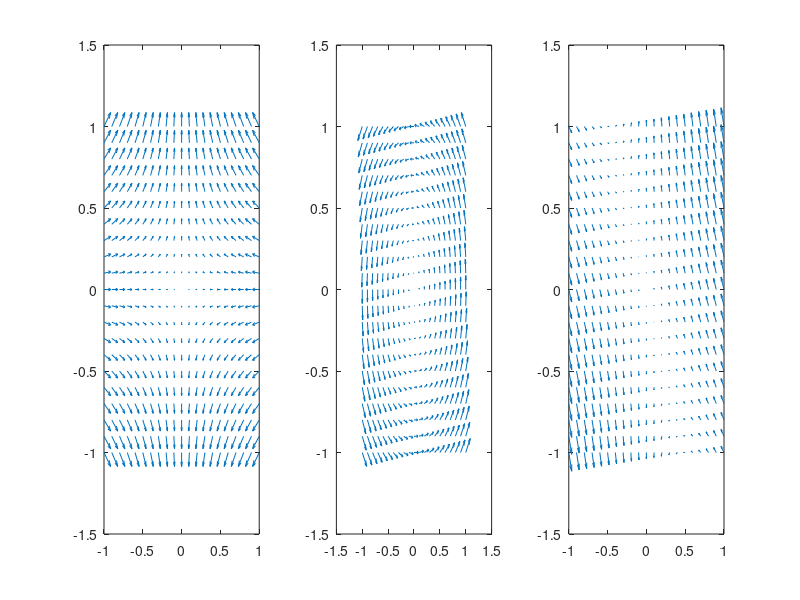

Recreate this plot in MATLAB.
%% Aufgabe A1.0
% Bereich und Schrittweite setzen
X = -1:0.1:1;
Y = -1:0.1:1;

% Meshgrid erstellen
[x y] = meshgrid(X,Y);

% Gleichungen des Systems formulieren
dx = -2 * x + 2 * y;
dy = 3 * x - 4 * y;

% Plotten des Richtungsfeldes mit quiver
quiver(x ,y, dx, dy);

%% Aufgabe A1.1a
% Bereich und Schrittweite setzen
X = -1:0.1:1;
Y = -1:0.1:1;

% Meshgrid erstellen
[x y] = meshgrid(X,Y);

% Gleichungen der Systeme formulieren
dxa = -2 * x;
dya =  2 * y;

dxb = -1 * y;
dyb =  1 * x;

dxc = -2 * x;
dyc = 4 * x + 2 * y;

% Plotten der Richtungsfelder mit quiver
subplot(131);
quiver(x ,y, dxa, dya);
subplot(132);
quiver(x ,y, dxb, dyb);
subplot(133);
quiver(x ,y, dxc, dyc);